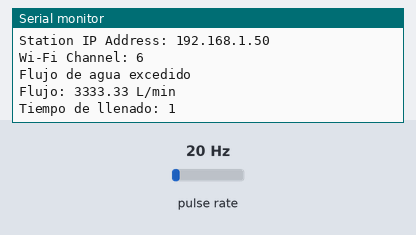
The sketch below on a simulated ESP32. Parts: the last lines printed to the serial monitor. Wiring (inferred from the names in the program): pulse sensor: data GPIO 18. The inputs (shaded band) are chosen by the test bench; at power-on: pulse rate 20 Hz. WiFi joins after 1.5 s; servers stay silent unless stated; the local clock reads 2024-03-15 10:24:30 at power-on unless the sketch sets it.

Above: at 2.7 s.
2.8 s: pulse rate (sensor on GPIO 18) set to 4 Hz
At 2.91 s:
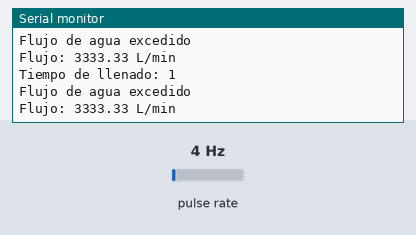
4.3 s: pulse rate (sensor on GPIO 18) set to 50 Hz
At 4.8 s:
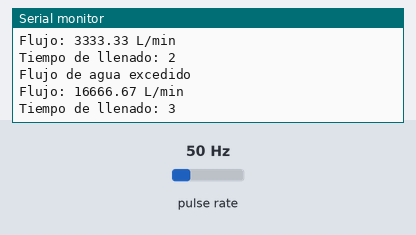
Timing chart, 0 to 7.3 s (numbered marks = the images above; inputs shaded):
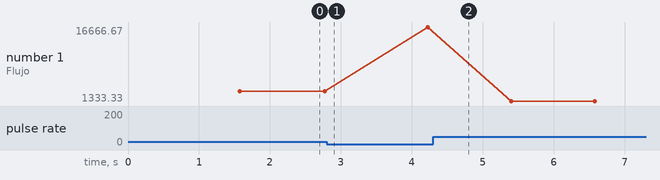

The sketch:

Flujo_Digital.ino
```cpp
#include <WiFi.h>
#include <FirebaseESP32.h>
#include <ESP32Time.h>
//Librerias para tiempo
#include "time.h"

#define FIREBASE_HOST "" // --> link de realtime database
#define FIREBASE_Authorization_key ""  //--> secreto de la base de datos en config

FirebaseData firebaseData;

// NTP server to request epoch time
const char* ntpServer = "co.pool.ntp.org";
const long  gmtOffset_sec = -18000;
const int daylightOffset_sec = 0;
// Variable to save current epoch time
unsigned long epochTime;

// Declaración de pines y variables
const int sensorPin = 18;   // Pin digital al que está conectado el sensor
volatile int pulseCount;   // Contador de pulsos
float flowRate;            // Flujo de agua en LPM
unsigned long currentTime; // Tiempo actual
unsigned long lastTime;    // Tiempo de la última lectura
String time_str;
String hora;
String dia;
String mes;
String ano;
String fecha;
bool banderaWifi = true;
bool configured = true;
int contador_reset_wifi = 0;
int contadorfl = 0;
// Establece el límite máximo de flujo (en litros por minuto)
const float maxFlowRate = 180.5; // Ajusta esto según tus necesidad

// Configura la conexión WiFi
const char* ssid = "Soluciones Verticales SAS";
const char* pass = "Z24cBn9p4L";
const char* red;
const char* contra;

String printTime(){
  struct tm timeinfo;
  if(!getLocalTime(&timeinfo)){
    Serial.println("Failed to obtain time");
    return "Time Error";
  }
  //See http://www.cplusplus.com/reference/ctime/strftime/
  char output[80];
   // strftime(output, 80, "%H:%M:%S", &timeinfo);
   strftime(output, 80, "%d-%b-%y, %H:%M:%S", &timeinfo);
  time_str = String(output);

  return time_str;
}

void wifi_setup(String nomid, String pass){
  // Set device as a Wi-Fi Station
   WiFi.mode(WIFI_AP_STA);
     Serial.print("ssid: ");
  Serial.println(nomid);
  Serial.print("password: ");
  Serial.println(pass);
   red = nomid.c_str();
   contra = pass.c_str();
   WiFi.begin(red, contra);
   while (WiFi.status() != WL_CONNECTED) {
     delay(500);
     Serial.println("Setting as a Wi-Fi Station..");
    if (contador_reset_wifi < 5){
      contador_reset_wifi++;
      Serial.println(contador_reset_wifi);
    }else{
      ESP.restart();
      contador_reset_wifi = 0;
    }
  }
  Serial.print("WiFi connected with ip ");
  Serial.println(WiFi.localIP());

  // color Azul
  Serial.print("Station IP Address: ");
  Serial.println(WiFi.localIP());
  Serial.print("Wi-Fi Channel: ");
  Serial.println(WiFi.channel());
  banderaWifi = false;
  configured = false;
  configTime(0, 0, "pool.ntp.org");
}

void setup() {
  Serial.begin(115200);
  // Configuración del pin de entrada
  pinMode(sensorPin, INPUT_PULLUP);
  wifi_setup(ssid,pass);
  Firebase.begin(FIREBASE_HOST,FIREBASE_Authorization_key);
  // Inicialización de variables
  pulseCount = 0;
  flowRate = 0.0;
  currentTime = 0;
  lastTime = 0;

  // Interrupción externa en el pin digital 2
  attachInterrupt(digitalPinToInterrupt(sensorPin), pulseCounter, FALLING);
}

String get_time(){
   setenv("TZ", "UTC+05:00", 1);
   String tiempo = printTime();
   hora = tiempo.substring(11,20);
  //  Serial.println("  COLOMBIAN Time = "+ hora);
  //  Serial.println(hora);
  //  Serial.println("----HORA LOCAL DE COLOMBIA SUMERCÉ-----");
   return hora;
}

void get_date(){
   setenv("TZ", "UTC+05:00", 1);
   String tiempo = printTime();
   ano = tiempo.substring(7,9);
   mes = tiempo.substring(3,6);
   dia = tiempo.substring(0,2);
  //  Serial.println("  COLOMBIAN year = "+ ano);
  //  Serial.println("  COLOMBIAN Month = "+ mes);
  //  Serial.println("  COLOMBIAN Day = "+ dia);
   fecha = dia+"-"+mes+"-20"+ano;
  //  Serial.println(fecha);
  //  Serial.println("----FECHA LOCAL DE COLOMBIA SUMERCÉ-----");
}

void loop() {

 // Lee el valor del sensor de flujo
  int flowPulses = pulseIn(sensorPin, HIGH);
  flowRate = flowPulses / 7.5; // Cada pulso representa 7.5 ml de flujo
  // Lectura de pulsos y cálculo del flujo de agua

  // Si el flujo es mayor que el límite establecido, apaga el flujo de agua
  if (flowRate > maxFlowRate) {
    get_time();
    get_date();
    Serial.println("Flujo de agua excedido");

  // Imprime el valor de flujo en el puerto serie
  Serial.print("Flujo: ");
  Serial.print(flowRate);
  Serial.println(" L/min");
  Firebase.setFloat(firebaseData, "Flujo/Datos/20"+ano+"/"+dia+"/"+hora+"/Flujo/", flowRate);
  contadorfl++;
  Serial.print("Tiempo de llenado: ");
  Serial.println(contadorfl);
    if(contadorfl >= 15){
      Serial.println("Tiempo de flujo de agua excedido");
      String mss = "Flujo excedido";
  Firebase.setString(firebaseData, "Flujo/Alerta/20"+ano+"/"+dia+"/"+hora+"/Mensaje/", mss);
    // Aquí debes agregar código para apagar el suministro de agua
    lastTime = currentTime;
    attachInterrupt(digitalPinToInterrupt(sensorPin), pulseCounter, FALLING);
    }
  }else{
    contadorfl = 0;
  }

  // Espera un segundo antes de volver a leer el sensor
  delay(1000);

    // detachInterrupt(digitalPinToInterrupt(sensorPin));


}

void pulseCounter() {
  // Incrementa el contador de pulsos cada vez que se detecta un pulso
  pulseCount++;
}
```

Measured:
- plotted number 1: 3333.33 → 16666.67 after the input at 2.8 s, 16666.67 → 1333.33 after the input at 4.3 s
